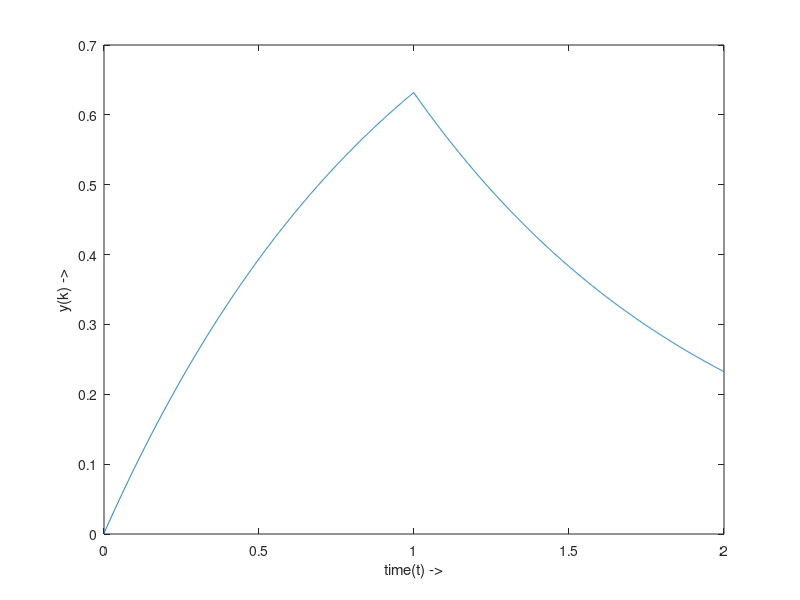

Here is the MATLAB script that generated this plot: (Note: this script raises an error after producing the figure.)
% Name = Mohit Akhouri
% Roll no = 19UCC023
% SSC LAB Batch D1 - Monday ( 2-5 pm )

% MATLAB code to solve the difference equation with
% input specified as x(t)

RC=1; %defining time constant = 1
T=0.001;
t=0:T:2-T; %defining range for t
a=1/(1+(RC/T)); %defining 'a'
b=-1/(1+(T/RC)); %defining 'b'
x=(t>=0)+(-1*(t>=1));
y=zeros(1,2000); %filling y with zeros
for k=1:2000 %implementing the algorithm using for loop
    if k==1 
        y(k)=a*x(1);
    else
        y(k)=a*x(k)-b*y(k-1);
    end
end
plot(t,y);
ylabel('y(k) ->');
xlabel('time(t) ->');
title('Mohit Akhouri-19ucc023 - Exercise3','Solving Difference Equation');
grid on;